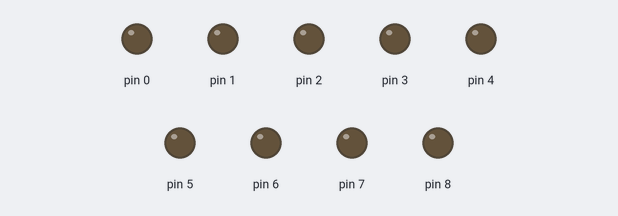
The sketch below on a simulated Arduino Uno, built with avr-gcc and run on an emulated ATmega328P. Parts: output pins drawn as LEDs (lit = HIGH).

Above: at 2.3 s.
At 6.37 s:
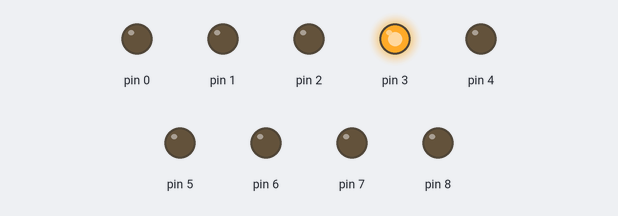
At 10.5 s:
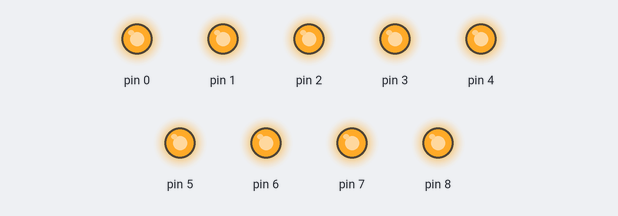
At 19.72 s:
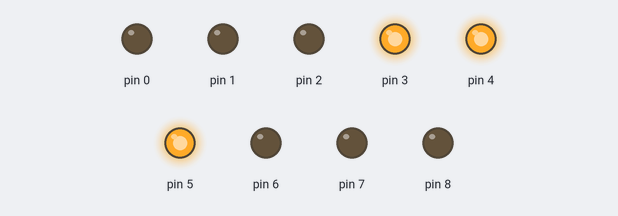
At 29.57 s:
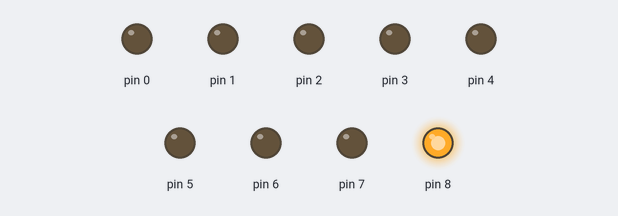
At 39.42 s:
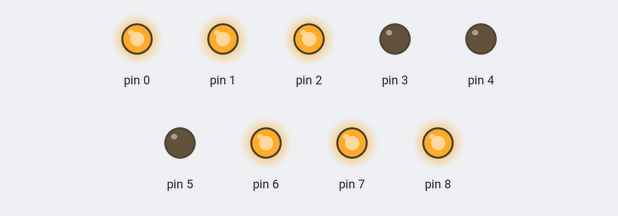
Timing chart, 0 to 40.0 s (numbered marks = the images above):
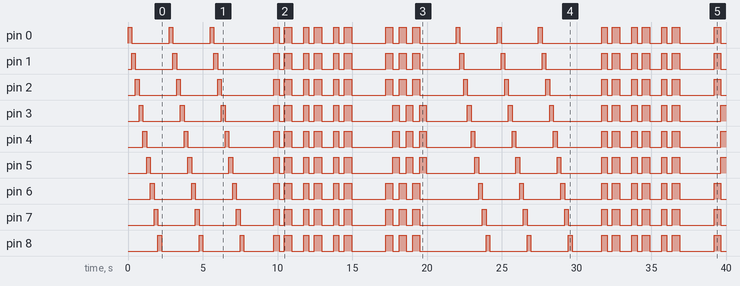

The sketch:

ACT02.ino
```cpp
void setup() {
  // put your setup code here, to run once:
  pinMode(0, OUTPUT);
  pinMode(1, OUTPUT);
  pinMode(2, OUTPUT);
  pinMode(3, OUTPUT);
  pinMode(4, OUTPUT);
  pinMode(5, OUTPUT);
  pinMode(6, OUTPUT);
  pinMode(7, OUTPUT);
  pinMode(8, OUTPUT);
}

void loop() {
  // put your main code here, to run repeatedly:
  int x = 0;
  while(x<3)
  {
    digitalWrite(0, HIGH);
    delay(250);
    digitalWrite(0, LOW);
    digitalWrite(1, HIGH);
    delay(250);
    digitalWrite(1, LOW);
    digitalWrite(2, HIGH);
    delay(250);
    digitalWrite(2, LOW);
    digitalWrite(3, HIGH);
    delay(250);
    digitalWrite(3, LOW);
    digitalWrite(4, HIGH);
    delay(250);
    digitalWrite(4, LOW);
    digitalWrite(5, HIGH);
    delay(250);
    digitalWrite(5, LOW);
    digitalWrite(6, HIGH);
    delay(250);
    digitalWrite(6, LOW);
    digitalWrite(7, HIGH);
    delay(250);
    digitalWrite(7, LOW);
    digitalWrite(8, HIGH);
    delay(250);
    digitalWrite(8, LOW);
    delay(500);
    x++;
  }
  delay(1500);
  x = 0;

  while(x<3)
  {
    digitalWrite(0, HIGH);
    digitalWrite(1, HIGH);
    digitalWrite(2, HIGH);
    digitalWrite(3, HIGH);
    digitalWrite(4, HIGH);
    digitalWrite(5, HIGH);
    digitalWrite(6, HIGH);
    digitalWrite(7, HIGH);
    digitalWrite(8, HIGH);
    delay(350);
    digitalWrite(0, LOW);
    digitalWrite(1, LOW);
    digitalWrite(2, LOW);
    digitalWrite(3, LOW);
    digitalWrite(4, LOW);
    digitalWrite(5, LOW);
    digitalWrite(6, LOW);
    digitalWrite(7, LOW);
    digitalWrite(8, LOW);
    delay(350);
    digitalWrite(0, HIGH);
    digitalWrite(1, HIGH);
    digitalWrite(2, HIGH);
    digitalWrite(3, HIGH);
    digitalWrite(4, HIGH);
    digitalWrite(5, HIGH);
    digitalWrite(6, HIGH);
    digitalWrite(7, HIGH);
    digitalWrite(8, HIGH);
    delay(500);
    digitalWrite(0, LOW);
    digitalWrite(1, LOW);
    digitalWrite(2, LOW);
    digitalWrite(3, LOW);
    digitalWrite(4, LOW);
    digitalWrite(5, LOW);
    digitalWrite(6, LOW);
    digitalWrite(7, LOW);
    digitalWrite(8, LOW);
    delay(800);
    x++;
  }
  delay(1500);
  x = 0;

  while(x<3)
  {
    digitalWrite(0, HIGH);
    digitalWrite(1, HIGH);
    digitalWrite(2, HIGH);
    digitalWrite(3, LOW);
    digitalWrite(4, LOW);
    digitalWrite(5, LOW);
    digitalWrite(6, HIGH);
    digitalWrite(7, HIGH);
    digitalWrite(8, HIGH);
    delay(450);
    digitalWrite(0, LOW);
    digitalWrite(1, LOW);
    digitalWrite(2, LOW);
    digitalWrite(3, HIGH);
    digitalWrite(4, HIGH);
    digitalWrite(5, HIGH);
    digitalWrite(6, LOW);
    digitalWrite(7, LOW);
    digitalWrite(8, LOW);
    delay(450);
    x++;
  }
    digitalWrite(0, LOW);
    digitalWrite(1, LOW);
    digitalWrite(2, LOW);
    digitalWrite(3, LOW);
    digitalWrite(4, LOW);
    digitalWrite(5, LOW);
    digitalWrite(6, LOW);
    digitalWrite(7, LOW);
    digitalWrite(8, LOW);
  delay(2000);
}
```

Measured:
- by itself, pin 0: LOW → HIGH at 0.00 s, → LOW 0.25 s later, → HIGH 2.5 s later, → LOW 0.25 s later, … (44 changes in this stretch)
- by itself, pin 1: LOW → HIGH at 0.25 s, → LOW 0.25 s later, → HIGH 2.5 s later, → LOW 0.25 s later, … (44 changes in this stretch)
- by itself, pin 2: LOW → HIGH at 0.50 s, → LOW 0.25 s later, → HIGH 2.5 s later, → LOW 0.25 s later, … (44 changes in this stretch)
- by itself, pin 3: LOW → HIGH at 0.75 s, → LOW 0.25 s later, → HIGH 2.5 s later, → LOW 0.25 s later, … (43 changes in this stretch)
- by itself, pin 4: LOW → HIGH at 1.0 s, → LOW 0.25 s later, → HIGH 2.5 s later, → LOW 0.25 s later, … (43 changes in this stretch)
- by itself, pin 5: LOW → HIGH at 1.3 s, → LOW 0.25 s later, → HIGH 2.5 s later, → LOW 0.25 s later, … (43 changes in this stretch)
- by itself, pin 6: LOW → HIGH at 1.5 s, → LOW 0.25 s later, → HIGH 2.5 s later, → LOW 0.25 s later, … (44 changes in this stretch)
- by itself, pin 7: LOW → HIGH at 1.8 s, → LOW 0.25 s later, → HIGH 2.5 s later, → LOW 0.25 s later, … (44 changes in this stretch)
